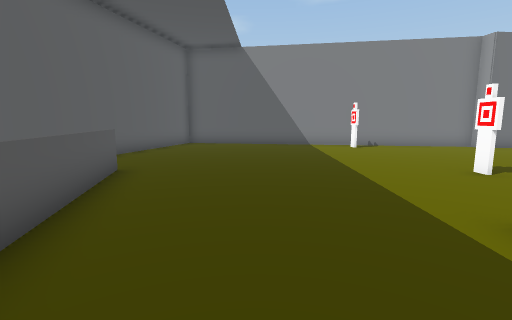
view 1 (above)

12 first-person views from a walk through a scene from a Unity 3-D project. The camera is 1.2 m above the floor, tilts 8° down and sees 85° across. The floor is counted in squares, 1 m on a side. Each view is taken from the middle of a square. On the plan, view 1 faces up. The plan holds only what a view shows up to about 13 squares ahead; the rest is blank. The place goes on beyond the plan. The player is left out.

view 2
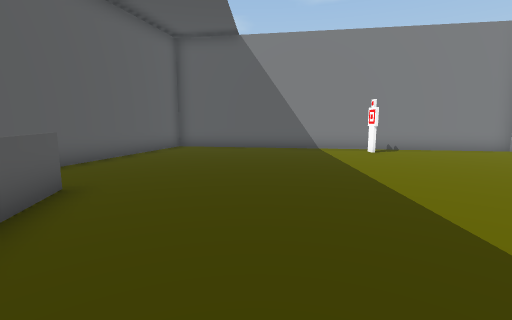

view 3
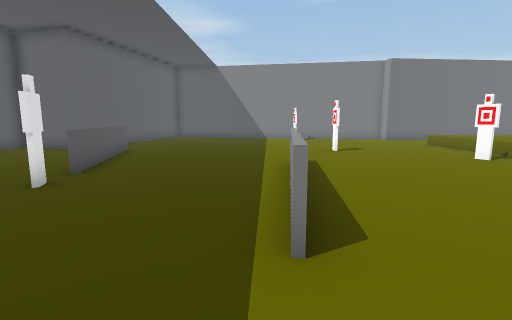

view 4
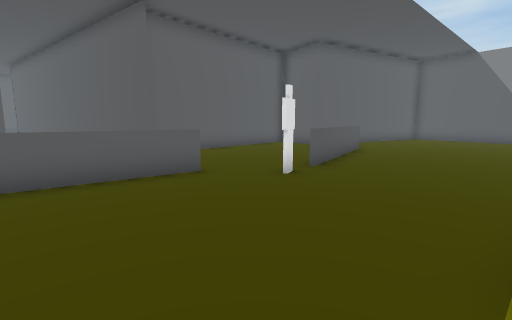

view 5
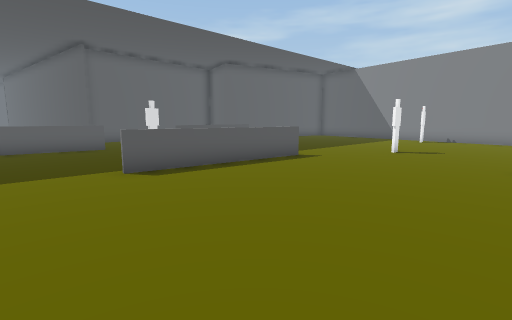

view 6
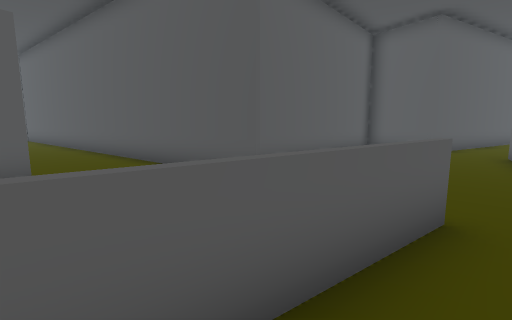

view 7
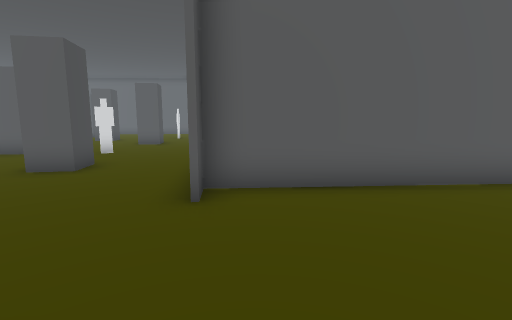

view 8
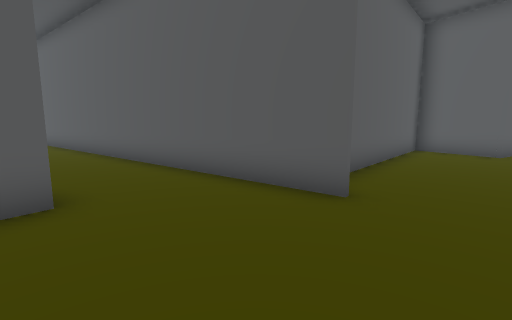

view 9
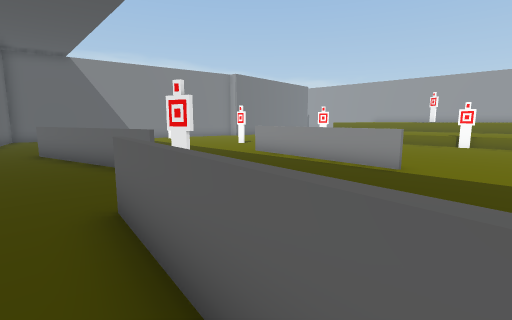

view 10
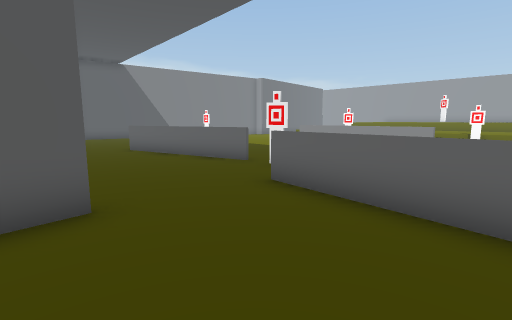

view 11
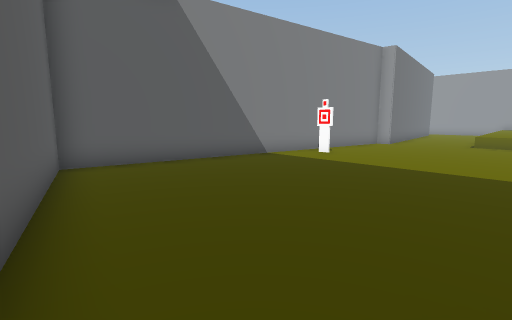

view 12
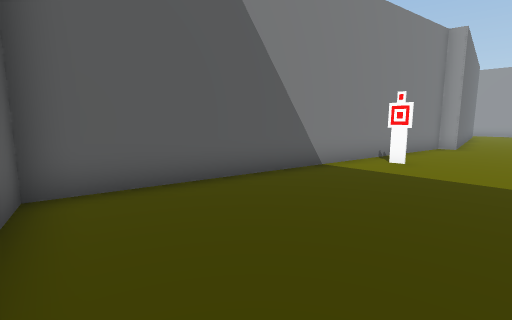

### Floor plan
Points are (right, up) in squares from view 1. A wall is a line through its corners. A room is listed if a view was taken in it or the views show most of it. See-through windows are left out.
Room 1 (views 1, 2, 3, 4, 5, 6, 7, 12)
walls: (9.6, 13) (-3.6, 15.2) (-5.7, 6.9)
low walls: (3.1, 3.1) (2.4, -2.8); (2.3, -2.8) (3, 3.1); (-3.4, 6.9) (-2.1, 1.2); (-3.7, -1.2) (-4.2, -5.1)
ways out: opening at (-4, 7) to room 2; opening at (-3, 0) to room 2; gap at (-2, 1) to room 2
objects: other object (-2, 0); other object (4, 13); other object (5, 6); other object (9, 4)
Room 2 (views 8, 9, 10, 11)
walls: (-6.9, -1) (-16.5, -2); (-10.8, -4.5) (-9.6, -4.3) (-9.4, -5.4); (-5.7, 6.9) (-8.4, 7.6) (-7.9, -0.9) (-7, -0.8)
low walls: (-4.3, -5) (-3.8, -1.2); (-2.2, 1.2) (-3.6, 6.9)
ways out: opening at (-4, 7) to room 1; opening at (-3, 0) to room 1; gap at (-2, 1) to room 1
objects: other object (-14, -5)

Where each view was taken, in squares from view 1:
view 1: 0 up, 0 right, facing up
view 2: 2 up, 0 right, facing up
view 3: 5 down, 2 right, facing up
view 4: 5 down, 2 right, facing up-left
view 5: 5 down, 9 right, facing up-left
view 6: 5 down, 3 left, facing up-left
view 7: 0 up, 3 left, facing left
view 8: 5 down, 5 left, facing up-left
view 9: 5 down, 5 left, facing up-right
view 10: 5 down, 8 left, facing up-right
view 11: 7 up, 5 left, facing up-right
view 12: 10 up, 4 left, facing up-right
